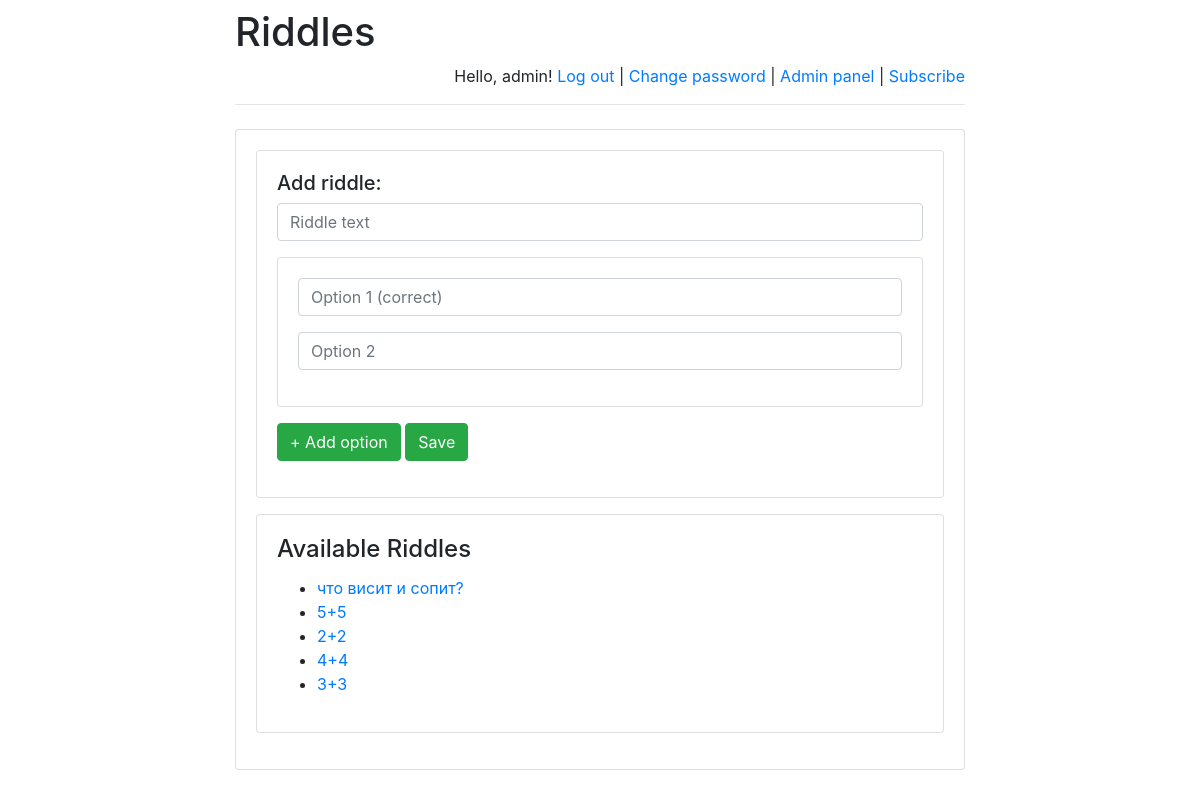
Before: /riddles/admin/ (signed in) with the older database file.
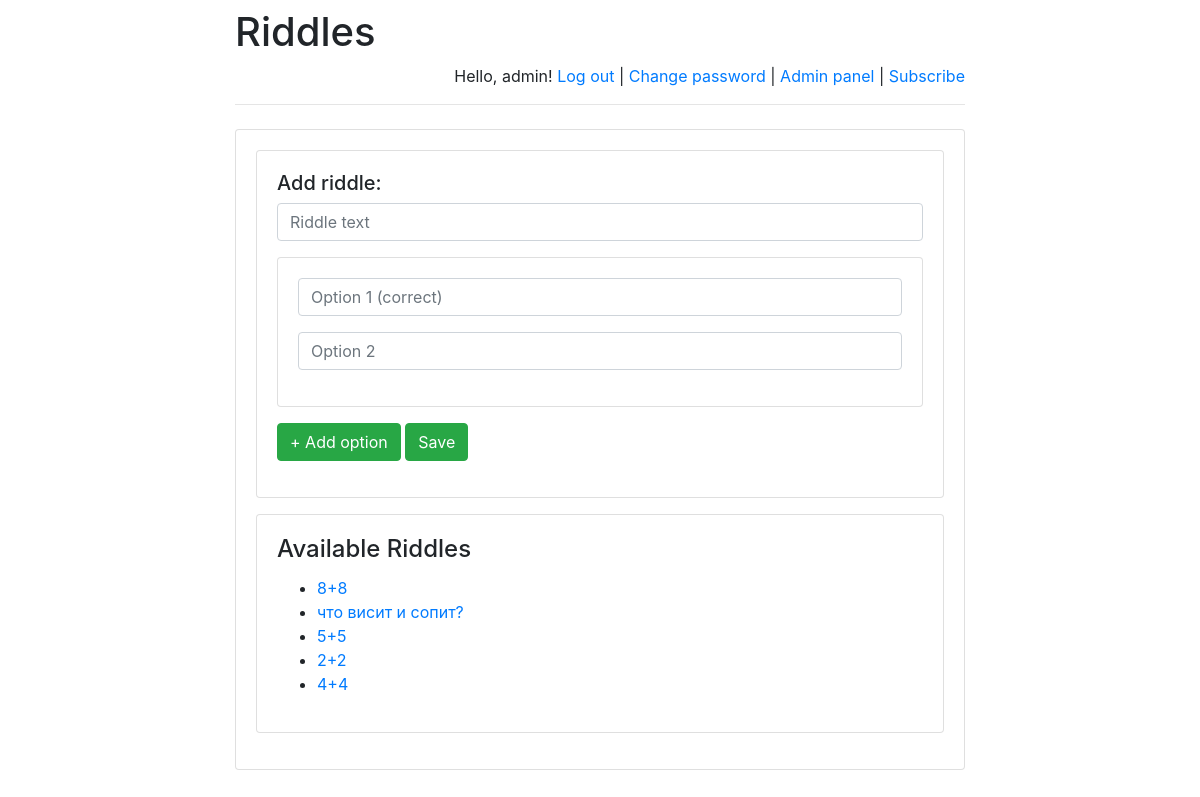
After: the same page with the newer database file.
### riddles/models.py (models this page shows)
class Riddle(models.Model):
    riddle_text = models.CharField(max_length=255)
    pub_date = models.DateTimeField('date published')

### riddles/views.py (the view)
# urls.py: path(r'admin/', admin.site.urls),
def admin(request):
    message = None
    if "message" in request.GET:
        message = request.GET["message"]
    return render(
        request,
        "admin.html",
        {
            "latest_riddles":
                Riddle.objects.order_by('-pub_date')[:5],
            "message": message,
        }
    )

### templates/admin.html (shortened to what this page needs)
{% extends 'base.html' %}
{% block main %}
    {% if user.is_staff %}
        <div class="card mb-3">
        <div class="card-body">
        <form action="../post_riddle/" method="post">
            <h5>Add riddle:</h5>
            <div class="mb-3">
                <input class="form-control"
                       placeholder="Riddle text"
                       name="text"
                       required/>
            </div>
            <div class="card mb-3">
            <div class="card-body" id="options_new">
                <div class="mb-3">
                    <input class="form-control"
                           placeholder="Option 1 (correct)"
                           name="option1"
                           required/>
                </div>
                <div class="mb-3">
                    <input class="form-control"
                           placeholder="Option 2"
                           name="option2"
                           required/>
                </div>
            </div>
            </div>
            <div class="mb-3">
                <button class="btn btn-success"
                        onclick="addOption('options_new', 0)"
                        type="button">
                    + Add option
                </button>
                <button class="btn btn-success">
                    Save
                </button>
            </div>
        </form>
        </div>
        </div>
        <div class="card mb-3">
        <div class="card-body">
        <h4 class="card-title">Available Riddles</h4>
        {% if latest_riddles %}
            <ul>
                {% for riddle in latest_riddles %}
                    <li>
                        <a href="/riddles/{{ riddle.id }}/">
                            {{ riddle.riddle_text }}
                        </a>
                    </li>
                {% endfor %}
            </ul>
        {% else %}
            <p>No riddles are available right now.</p>
        {% endif %}
        </div>
        </div>
    {% else %}
        <h4>Access denied.</h4>
    {% endif %}
{% endblock %}

Changed rows visible on the page:
no longer on this page (row unchanged): Riddle: riddle_text "3+3"
added Riddle: riddle_text "8+8"
